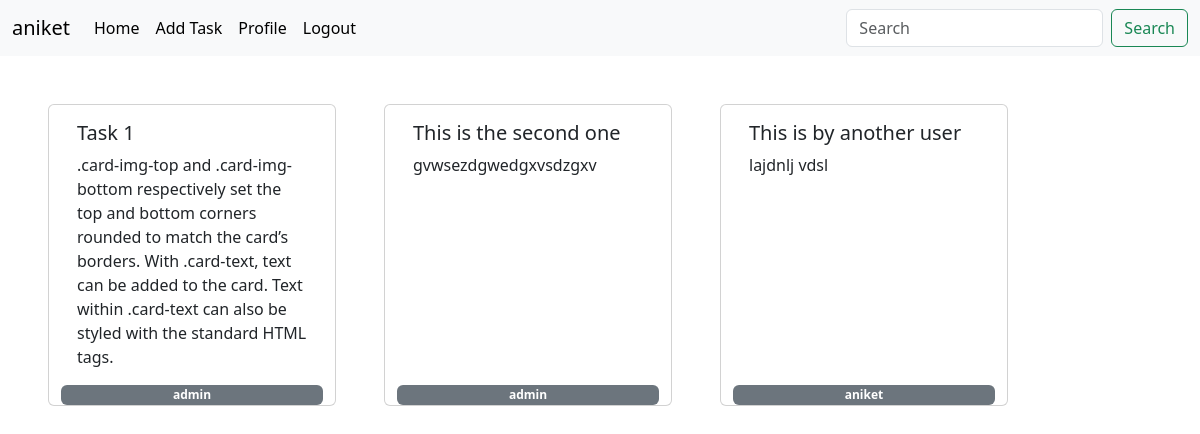
The page / (signed in) on the database its author committed.
### core/models.py (models this page shows, shortened)
class Tasks(models.Model):
    title = models.CharField(max_length=100)
    desc = models.TextField(null=True, blank=True)
    user = models.ForeignKey(User, on_delete=models.CASCADE)

### core/views.py (the view)
# urls.py: path('', home, name='home'),
@login_required
def home(request):
    user = request.user
    task = Tasks.objects.all()
    query = request.GET.get('q', '')  # Get the search query from GET parameters
    if query:
        tasks = Tasks.objects.filter(user=user, title__icontains=query)
    else:
        tasks = Tasks.objects.filter(user=user)
    return render(request, 'home.html',{'task':task, 'user':user, 'query': query})

### core/templates/home.html (shortened to what this page needs)
{% extends "base.html" %}
{% block body %}
<div class="row m-4">
{% for i in task %}
<div class="card m-4" style="width: 18rem;">
    <div class="card-body">
      <h5 class="card-title">{{i.title}}</h5>
      <p class="card-text">{{i.desc}}</p>
    </div>
    <span class="badge badge-secondary float-right">{{i.user.username}}</span>
  </div>
  {% endfor %}
</div>
{% endblock body %}

### core/templates/base.html (shortened to what this page needs)
<!DOCTYPE html>
<html lang="en">
<head>
    <link href="https://stackpath.bootstrapcdn.com/bootstrap/4.5.2/css/bootstrap.min.css" rel="stylesheet"/>
    <link href="https://stackpath.bootstrapcdn.com/bootstrap/4.5.2/css/bootstrap.min.css" rel="stylesheet"/>
    <link href="https://cdn.jsdelivr.net/npm/bootstrap@5.3.3/dist/css/bootstrap.min.css" rel="stylesheet">
</head>
<body>
    <nav class="navbar navbar-expand-lg bg-body-tertiary">
        <div class="container-fluid">
          {% if user.is_authenticated %}
          <a class="navbar-brand" href="#">{{user.username}}</a>
          <div class="collapse navbar-collapse" id="navbarSupportedContent">
            <ul class="navbar-nav me-auto mb-2 mb-lg-0">
              <li class="nav-item">
                <a class="nav-link active" aria-current="page" href="/">Home</a>
              </li>
              <li class="nav-item">
                <a class="nav-link active" aria-current="page" href="{% url "add_task" %}">Add Task</a>
              </li>
              <li class="nav-item">
                <a class="nav-link active" aria-current="page" href="{% url "profile" %}">Profile</a>
              </li>
              <li class="nav-item">
                <a class="nav-link active" aria-current="page" href="{% url "logout" %}">Logout</a>
              </li>
            </ul>
            <form class="d-flex" role="search" method="GET" action="{% url 'home' %}">
              <input class="form-control me-2" type="search" name="q" placeholder="Search" aria-label="Search" value="{{ query|default:'' }}">
              <button class="btn btn-outline-success" type="submit">Search</button>
          </form>
          </div>
        </div>
      </nav>
      {% block body %}{% endblock body %}
      {% endif %}
</body>
</html>

### rows shown on the page
Tasks: title "Task 1", desc ".card-img-top and .card-img-bottom respectively set the top and bottom corners rounded to match the card’s borders. With .card-text, text can be added to the card. Text within .card-text can also be styled with the standard HTML tags.", user.username "admin"
Tasks: title "This is the second one", desc "gvwsezdgwedgxvsdzgxv", user.username "admin"
Tasks: title "This is by another user", desc "lajdnlj vdsl", user.username "aniket"

### other values the page prints
{{ user.username }} "aniket"
